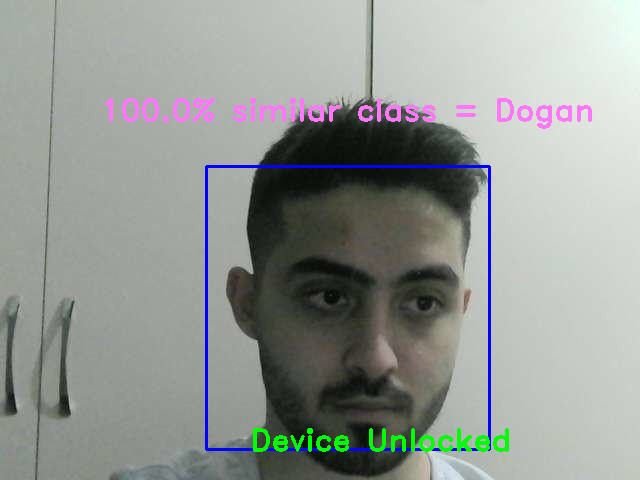
#> input picture Desktop_220526_0801.jpg, 640 x 480 px
$ python -i detect.py   (imports and definitions only)
#> lines starting #> are read from the running program, lines starting #| are printed output that depends on the picture; after the words box and inside, x2 and y2 are one past the last pixel; in counts of white or black regions, pixels touching at a corner belong together
#> further down, picture is the input picture: shape (480, 640, 3); mean B, G, R 149.1, 153.2, 148.6
import cv2
from tensorflow.keras.models import model_from_json
from tensorflow.keras.preprocessing.image import img_to_array
import numpy as np

face_classifier = cv2.CascadeClassifier('haarcascade_frontalface_default.xml')

# [2 lines not run here, left out]

# [1 line that did not run here, left out]

# [1 line not run here, left out]


def preProcess(img):
    img = cv2.cvtColor(img, cv2.COLOR_BGR2GRAY)
    img = cv2.equalizeHist(img)
    img = img / 255

    return img


def face_detector(img):
    gray = cv2.cvtColor(img, cv2.COLOR_BGR2GRAY)
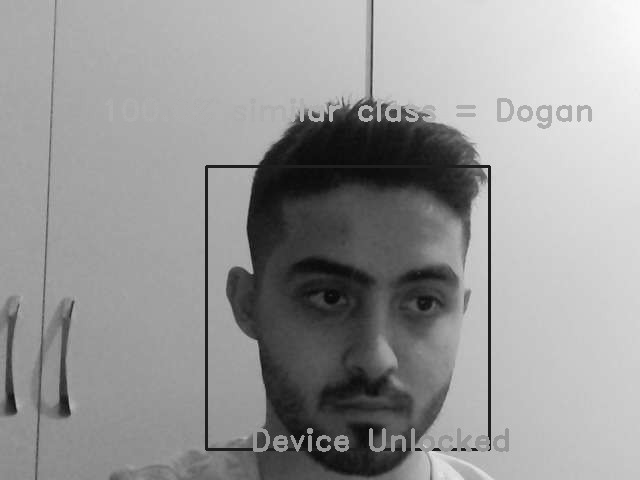
#> gray: shape (480, 640); min 6, max 249, mean 151.5
    faces = face_classifier.detectMultiScale(gray, 1.3, 5)
#> faces = [[256, 213, 237, 237]]
    if faces is ():
        return (0, 0, 0, 0), np.zeros((300, 300), np.uint8), img
    for (x, y, w, h) in faces:
        x = x - 50
        w = w + 50
        y = y - 50
        h = h + 50
        cv2.rectangle(img, (x, y), (x + w, y + h), (255, 0, 0), 2)
        roi = img[y:y + h, x:x + w]
#> this loop made 1 pass
#> (x, y, w, h) on pass 1: (206, 163, 287, 287)
#> pass 1, in face_detector, `roi = img[y:y + h, x:x + w]`:
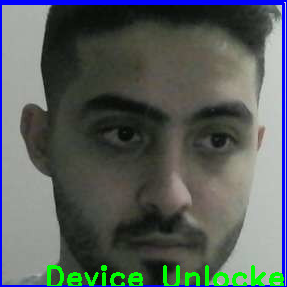
#> roi: shape (287, 287, 3); mean B, G, R 91.9, 93.6, 86.5
#> after the loop:
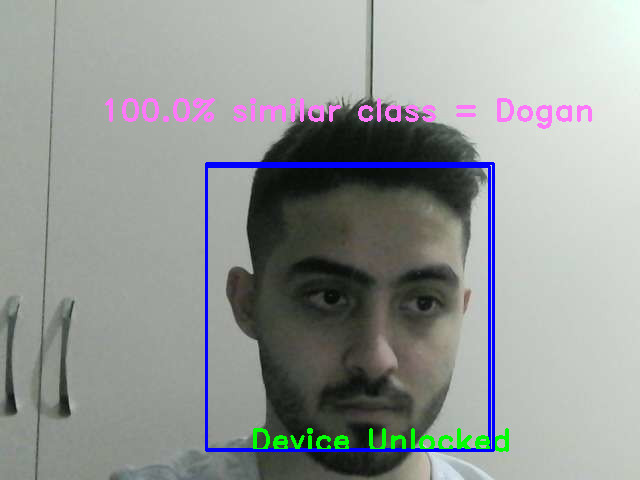
#> img: shape (480, 640, 3); 1.12% of pixels changed, all inside (x1, y1, x2, y2) = (205, 162, 495, 452)
    try:
        roi = cv2.resize(roi, (300, 300), interpolation=cv2.INTER_AREA)
#> roi: shape (300, 300, 3)
    except:
        return (x, w, y, h), np.zeros((300, 300), np.uint8), img
    return (x, w, y, h), roi, img


acc = []

# [57 lines not run here, left out]

>>> import cv2
>>> picture = cv2.imread('Desktop_220526_0801.jpg')
>>> result = face_detector(picture)
